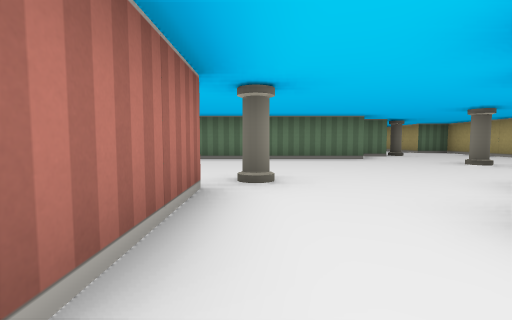
view 1 (above)

15 first-person views from a walk through a cub3D level. The camera is about half as high as the walls, tilts 4° down and sees 85° across. The floor is counted in squares. Each view is taken from the middle of a square. On the plan, view 1 faces up. The plan holds only what a view shows up to about 9 squares ahead; the rest is blank.

view 2
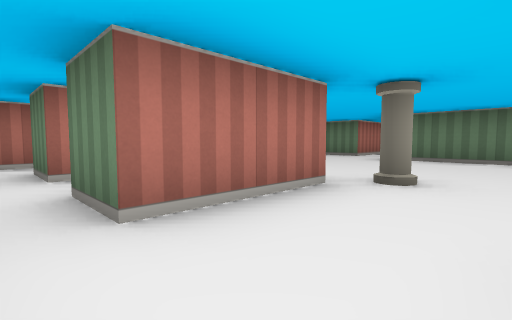

view 3
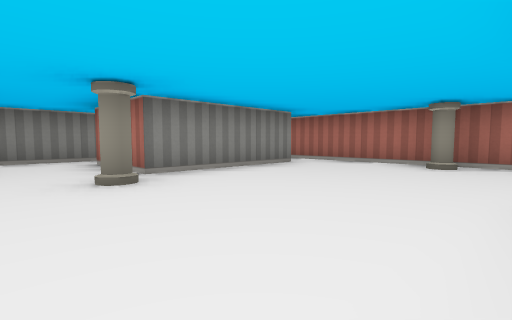

view 4
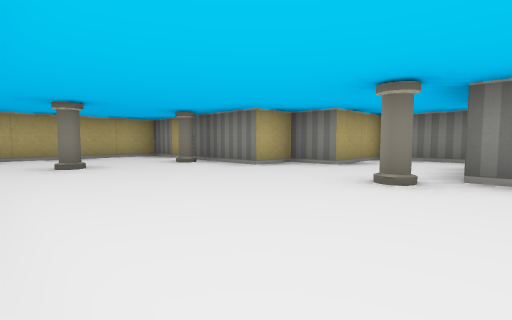

view 5
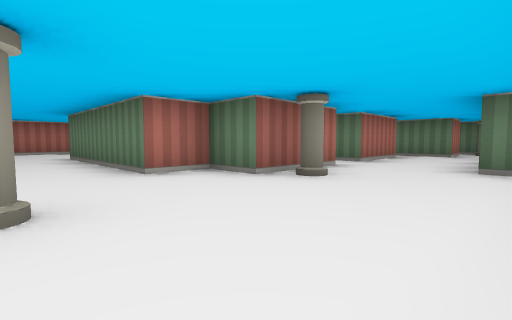

view 6
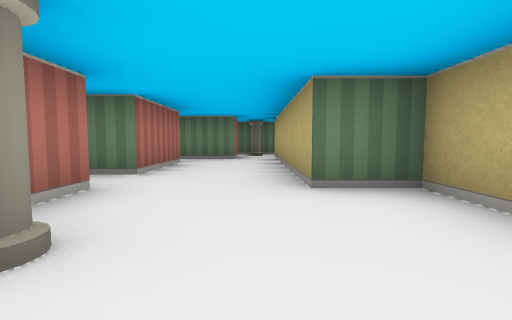

view 7
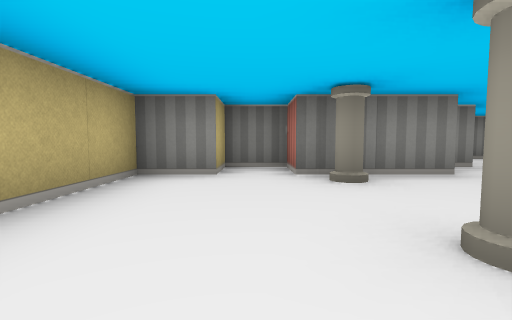

view 8
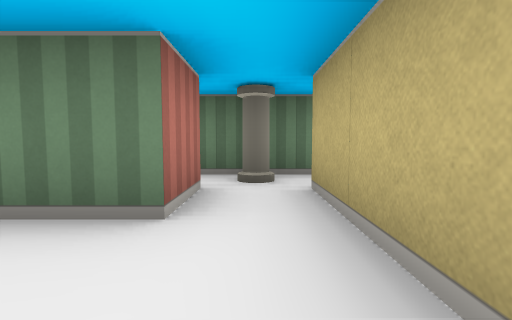

view 9
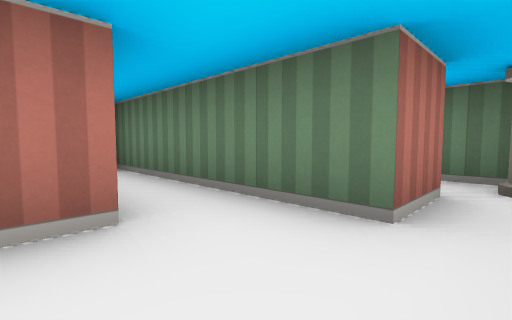

view 10
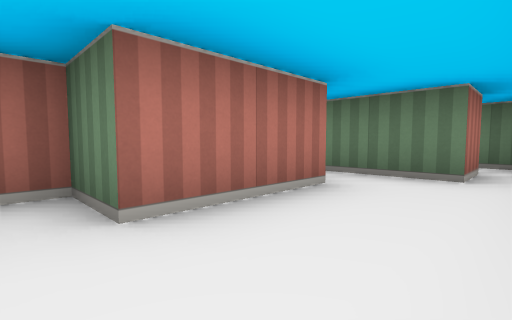

view 11
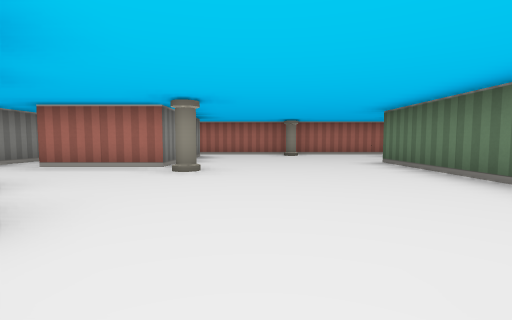

view 12
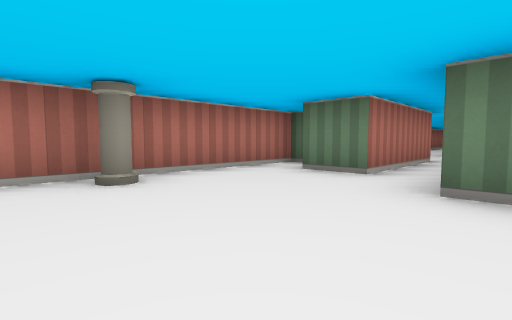

view 13
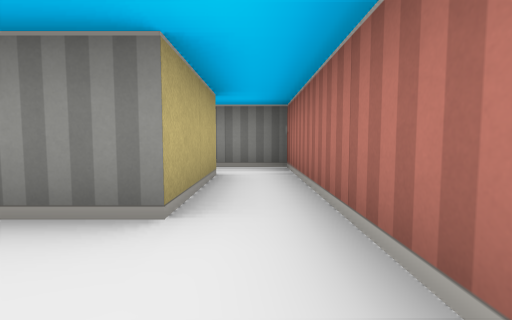

view 14
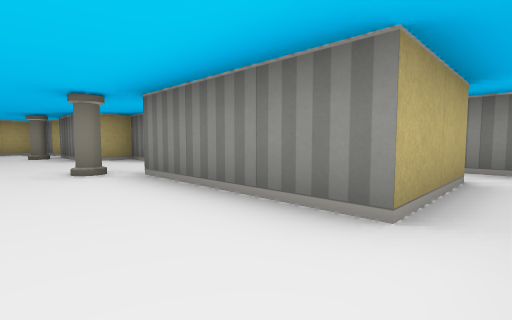

view 15
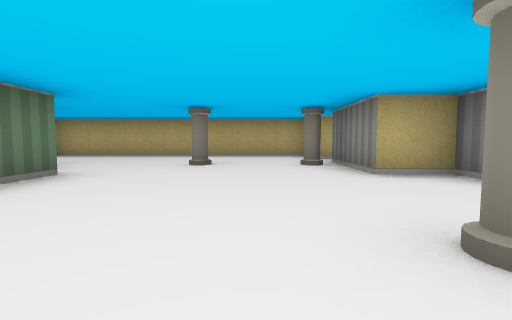

### Floor plan
Points are (right, up) in squares from view 1. A wall is a line through its corners. A room is listed if a view was taken in it or the views show most of it. See-through windows are left out.
Room 1 (views 1, 2)
walls: (-2.4, 0.5) (-3.5, 0.5) (-3.5, 2.5); (-0.5, 2.5) (-0.5, 0.5) (-1.5, 0.5); (-4.5, 2.5) (-4.5, -0.5) (0.9, -0.5); (1.5, -0.6) (1.5, 1.5)
ways out: opening at (-4, 1.5) to room 2; opening at (1, 1.5) to room 2
Room 2 (views 3, 4, 5, 6, 7, 8, 9, 10, 11, 12, 13, 14, 15)
walls: (3.5, 9.6) (3.5, 7.5) (2.5, 7.5) (2.5, 6.5) (-1.5, 6.5); (1.5, 1.5) (2.5, 1.5) (2.5, 2.5) (4.5, 2.5) (4.5, 1.5) (5.5, 1.5) (5.5, 2.5) (6.5, 2.5) (6.5, 9.5) (5.5, 9.5) (5.5, 14.5); (-2.5, 10.5) (-2.5, 7.5) (-3.5, 7.5); (-3.5, 2.5) (-0.5, 2.5); (3.5, 12.6) (3.5, 10.5) (2.5, 10.5) (2.5, 10); (-4.5, 8.5) (-4.5, 2.5); (4.5, 14.6) (4.5, 13.5) (0.5, 13.5); (5.8, 15.5) (4.2, 15.5)
ways out: opening at (-4, 1.5) to room 1; opening at (1, 1.5) to room 1; opening at (-2, 11)
objects: pillar (-4, 5); pillar (0, 3); pillar (4, 3); pillar (4, 5); pillar (4, 8); pillar (5, 15)

Positions as (right, up) in squares from view 1, and headings:
1: (0, 0), facing up
2: (1, 0), facing up-left
3: (1, 6), facing down-left
4: (-1, 6), facing down-right
5: (6, 5), facing up-left
6: (5, 7), facing up
7: (5, 6), facing down
8: (5, 12), facing up
9: (5, 12), facing up-left
10: (5, 10), facing up-left
11: (4, 4), facing left
12: (-1, 4), facing up-left
13: (-4, 4), facing down
14: (-4, 4), facing down-right
15: (-1, 4), facing right
